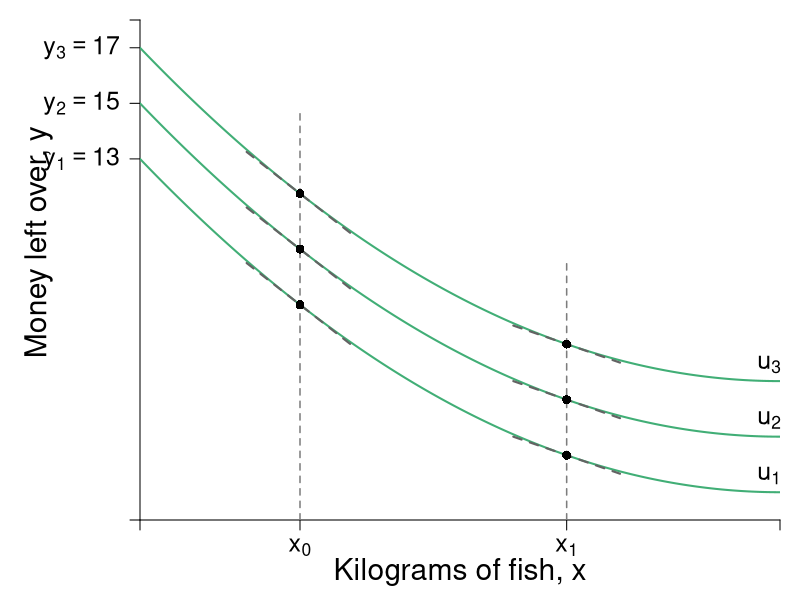

The R script that drew this image:
require(shape)
pdf(file = "indmarketdemand/demand_y_indiff.pdf", width = 9, height = 7)


#Set parameters for graphics
pointsize <- 1.8
axislabelsize <- 1.8
labelsize <- 1.5
namesize <- 1.8
annotatesize <- 1.5
graphlinewidth <- 2
segmentlinewidth <- 1.5

COL <- c("#7fc97f", "#beaed4", "#fdc086", "#ffff99", "#386cb0", "#f0027f", "#bf5b17", "#666666")
COLA <- c("#99d8c9","#66c2a4","#41ae76", "#238b45", "#005824")
COLB <- c("#4eb3d3", "#2b8cbe", "#0868ac","#084081")
Grays <- gray.colors(25, start =1, end = 0)

#Edited the margins to cater for the larger LHS labels
par(mar =  c(4, 7, 1, 1))

mrsA <- function(x, rmax = 10, xmax = 20) {
  rmax - (rmax/xmax)*x
}


uA <- function(x, y, rmax = 2, xmax = 12) {
  y + rmax*x - (1/2)*(rmax/xmax)*x^2
}

indiffA1 <- function(x, uA = 10, rmax = 2.5, xmax = 10) {
  uA - rmax*x + (1/2)*(rmax/xmax)*(x^2)
}


bcA <- function(x, w = 20, p = 2) {
  w - p*x
}

tan_line <- function(x, m, b){
  x*m + b
}


xlims <- c(0, 12)
ylims <- c(0, 18)

npts <- 501 
x <- seq(xlims[1], xlims[2], length.out = npts)
y <- seq(ylims[1], ylims[2], length.out = npts) 
a <- c(13, 15, 17)

plot(0, 0, xlim = xlims, ylim = ylims, type = "n",
     xlab = expression(paste("")),
     ylab = expression(paste("")), 
     xaxt = "n", 
     yaxt = "n", 
     cex.lab = axislabelsize, 
     bty = "n",
     xaxs="i", 
     yaxs="i")

# ticksy <- seq(from = 0, to = ylims[2], by = 2)
# ylabels <- seq(from = 0, to = ylims[2], by = 2)
# ticksx <- seq(from = 0, to = xlims[2], by = 2)
# xlabels <- seq(from = 0, to = xlims[2], by = 2)
ticksy <- c(0, 13, 15, 17, ylims[2])
ylabels <- c(NA, expression(paste(y[1] == 13)), expression(paste(y[2] == 15)), expression(paste(y[3] == 17)), NA)
#ylabels <- c(NA, expression(paste(13)), expression(paste(15)), expression(paste(17)), NA)
ticksx <- c(0, 3, 8, xlims[2])
xlabels <- c(NA, expression(x[0]), expression(x[1]), NA)

axis(1, at = ticksx, pos = 0, labels = xlabels, cex.axis = labelsize)
axis(2, at = ticksy, pos = 0, labels = ylabels, las = 1, cex.axis = labelsize)

npts <- 500 
xx1 <- seq(xlims[1], xlims[2], length.out = npts)
xx2 <- seq(2, 4, length.out = npts)
xx3 <- seq(7, 9, length.out = npts)

#lines(xx1, bcA(xx1, w = 12, p = 1), col = COLB[3], lwd = graphlinewidth)
#lines(xx1, indiffA1(xx1, uA = 20, rmax = 2.5, xmax = 10), col = COLB[4], lwd = graphlinewidth)


mtext(expression(paste("Kilograms of fish, ", x)), side = 1, line = 2.5, cex = axislabelsize)
text(-1.9, 10, expression(paste("Money left over, ", y)), xpd = TRUE, cex = axislabelsize, srt = 90) 

#Label the iso-welfare functions for the HG, Aisha
text(11.8, 1.6, expression(u[1]), cex = annotatesize)
text(11.8, 3.6, expression(u[2]), cex = annotatesize)
text(11.8, 5.6, expression(u[3]), cex = annotatesize)


contour(x, y, 
        outer(x, y, uA),
        #labels = c("v1", "v2", "v3"),
        drawlabels = FALSE,
        col = COLA[3],
        lwd = graphlinewidth,
        levels = a, 
        xaxs = "i", 
        yaxs = "i", 
        add = TRUE)


segments(3, 0, 3, 14.75, col = Grays[20], lty = 2, lwd = segmentlinewidth)
segments(8, 0, 8, 9.333, col = Grays[20], lty = 2, lwd = segmentlinewidth)

lines(xx2, tan_line(xx2, -1.5, 12.25), col = Grays[22], lty = 2, lwd = graphlinewidth + 0.1)
lines(xx2, tan_line(xx2, -1.5, 14.25), col = Grays[22], lty = 2, lwd = graphlinewidth + 0.1)
lines(xx2, tan_line(xx2, -1.5, 16.25), col = Grays[22], lty = 2, lwd = graphlinewidth + 0.1)

lines(xx3, tan_line(xx3, -4/6, 7.6663), col = Grays[22], lty = 2, lwd = graphlinewidth  + 0.1)
lines(xx3, tan_line(xx3, -4/6, 9.6663), col = Grays[22], lty = 2, lwd = graphlinewidth  + 0.1)
lines(xx3, tan_line(xx3, -4/6, 11.6663), col = Grays[22], lty = 2, lwd = graphlinewidth  + 0.1)


points(3, 7.75, pch = 16, col = "black", cex = 1.2)
points(3, 11.75, pch = 16, col = "black", cex = 1.2)
points(3, 9.75, pch = 16, col = "black", cex = 1.2)

points(8, 6.333, pch = 16, col = "black", cex = 1.2)
points(8, 4.333, pch = 16, col = "black", cex = 1.2)
points(8, 2.333, pch = 16, col = "black", cex = 1.2)


dev.off()
